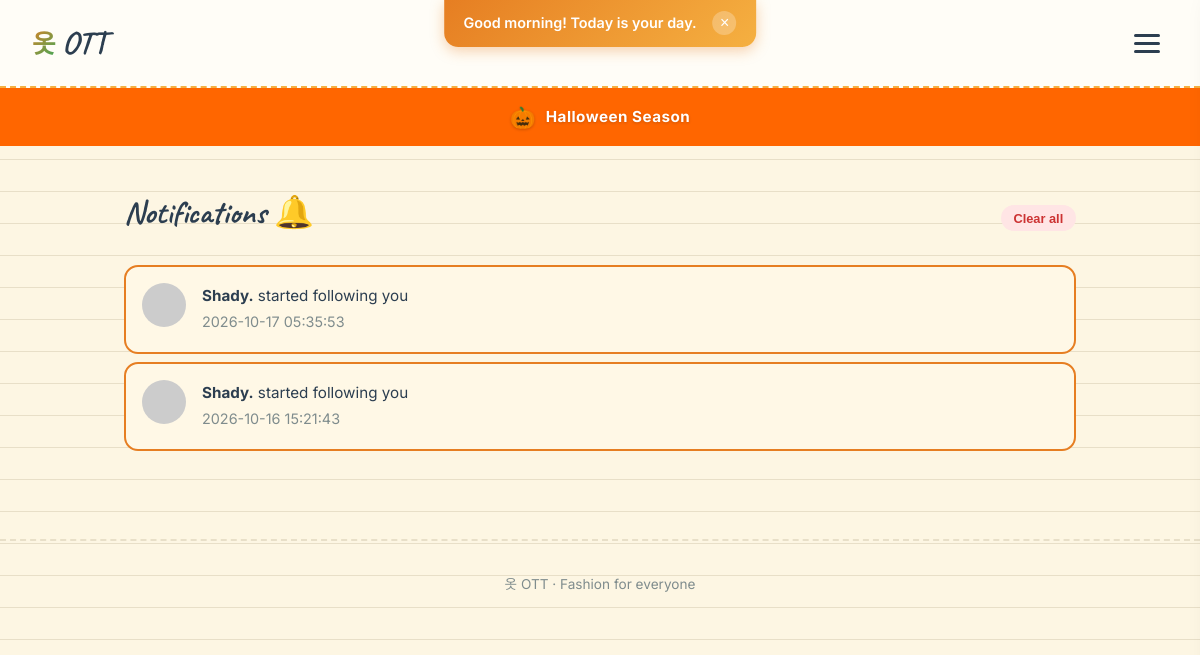
The app's page /notifications (signed in) with its own data.
### tables this page shows
CREATE TABLE notifications (
    id INTEGER PRIMARY KEY AUTOINCREMENT,
    user_id INTEGER NOT NULL,
    actor_id INTEGER,
    type TEXT,
    target_id INTEGER,
    message TEXT,
    is_read INTEGER DEFAULT 0,
    created_at TIMESTAMP DEFAULT CURRENT_TIMESTAMP
);

CREATE TABLE users (
    id INTEGER PRIMARY KEY AUTOINCREMENT,
    username TEXT UNIQUE NOT NULL,
    email TEXT UNIQUE NOT NULL,
    hash TEXT NOT NULL,
    city TEXT,
    country TEXT,
    created_at TIMESTAMP DEFAULT CURRENT_TIMESTAMP
, avatar_path TEXT DEFAULT '', bio TEXT DEFAULT '', avatar_emoji TEXT DEFAULT '', avatar_type TEXT DEFAULT 'seasonal', avatar_style TEXT DEFAULT 'thumbs', streak INTEGER DEFAULT 1, last_active DATE, achievements TEXT DEFAULT '', is_private INTEGER DEFAULT 0);

### app.py (the view)
@app.route("/notifications")
@login_required
def notifications():
    uid = session["user_id"]
    rows = db.execute("SELECT n.*, u.username AS actor_name, u.avatar_path AS actor_avatar, u.avatar_emoji AS actor_emoji FROM notifications n LEFT JOIN users u ON n.actor_id = u.id WHERE n.user_id = ? ORDER BY n.created_at DESC LIMIT 50", uid)
    notifs = []
    for n in rows:
        n = dict(n)
        ntype = n.get("type", "")
        target = n.get("target_id")
        if ntype in ["like", "reaction", "comment", "reply"] and target:
            n["link"] = "/p/" + str(target)
        elif ntype == "follow":
            n["link"] = "/u/" + (n.get("actor_name") or "")
        else:
            n["link"] = "/community"
        notifs.append(n)
    db.execute("UPDATE notifications SET is_read = 1 WHERE user_id = ?", uid)
    return render_template("notifications.html", notifications=notifs)

### app.py (called while the page is built)
@app.context_processor
def inject_globals():
    from translations import get_text
    lang = session.get("lang", "en")
    season_name, season_emoji, season_color = get_seasonal_theme()
    return {
        "lang": lang,
        "t": lambda key: get_text(key, lang),
        "season_name": season_name,
        "season_emoji": season_emoji,
        "season_color": season_color,
    }

### helpers.py (called while the page is built)
def login_required(f):
    @wraps(f)
    def decorated(*args, **kwargs):
        if session.get("user_id") is None:
            return redirect("/login")
        return f(*args, **kwargs)
    return decorated

def get_seasonal_theme():
    from datetime import datetime
    month = datetime.now().month
    themes = {
        1:  ("Winter Cozy", "❄️", "#87CEEB"),
        2:  ("Valentine",   "💕", "#FF69B4"),
        3:  ("Spring",      "🌸", "#FFB6C1"),
        4:  ("Spring",      "🌸", "#FFB6C1"),
        5:  ("Summer",      "☀️", "#FFD700"),
        6:  ("Summer",      "☀️", "#FFD700"),
        7:  ("Summer Vibes", "🏖️", "#00CED1"),
        8:  ("Late Summer", "🌊", "#20B2AA"),
        9:  ("Pre-Fall",    "🍃", "#DAA520"),
        10: ("Halloween",   "🎃", "#FF6600"),
        11: ("Autumn",      "🍂", "#8B4513"),
        12: ("Christmas",   "🎄", "#DC143C"),
    }
    return themes.get(month, ("Default", "✨", "#E67E22"))

### translations.py (called while the page is built)
def get_text(key, lang="en"):
    return TRANSLATIONS.get(lang, TRANSLATIONS["en"]).get(key, key)

### templates/notifications.html (shortened to what this page needs)
{% extends "layout.html" %}
{% block main %}
<div class="page-head">
    <h1>Notifications 🔔</h1>
    {% if notifications %}
    <form method="post" action="/notifications/clear" style="display:inline;">
        <button class="btn-danger small" type="submit">Clear all</button>
    </form>
    {% endif %}
</div>
{% if notifications %}
<div class="notif-list">
    {% for n in notifications %}
    <a href="{{ n.link }}" class="notif-item {% if not n.is_read %}unread{% endif %}">
        <div class="notif-avatar">
            {% if n.actor_avatar %}
                <img src="{{ url_for('static', filename=n.actor_avatar) }}" style="width:44px;height:44px;border-radius:50%;object-fit:cover;">
            {% elif n.actor_emoji %}
                <div style="font-size:2rem;">{{ n.actor_emoji }}</div>
            {% else %}
                <img src="https://api.dicebear.com/7.x/thumbs/svg?seed={{ n.actor_name }}&backgroundColor=f5b041,e67e22,27ae60,1e8449" style="width:44px;height:44px;border-radius:50%;">
            {% endif %}
        </div>
        <div class="notif-body">
            <p><strong>{{ n.actor_name or 'Someone' }}</strong> {{ n.message }}</p>
            <small class="muted">{{ n.created_at }}</small>
        </div>
    </a>
    {% endfor %}
</div>
{% else %}
<p class="empty">No notifications yet.</p>
{% endif %}
{% endblock %}

### records on screen
notifications: username "Shady.", message "started following you", created_at "2026-10-17 05:35:53"
notifications: username "Shady.", message "started following you", created_at "2026-10-16 15:21:43"

### other values on screen
{{ season_emoji }} "🎃"
{{ season_name }} "Halloween"
